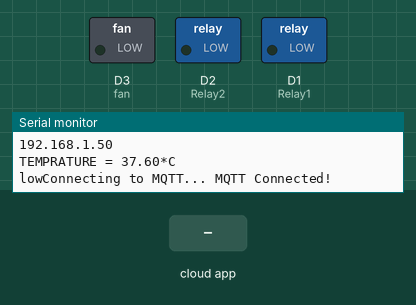
Simulated run of this sketch. Board: ESP8266 (NodeMCU). On the bench: switched loads named in the sketch (green lamp = pin HIGH), the last lines printed to the serial monitor. The inputs (shaded band) are chosen by the test bench. WiFi joins after 1.5 s; servers stay silent unless stated; no MQTT or app messages arrive unless stated.

Above: at 2.7 s.
2.8 s: the phone or cloud app sets relay1 to 1
At 3.1 s:
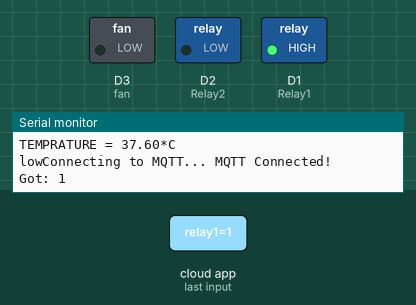
4.3 s: the phone or cloud app sets relay2 to 1
At 5.2 s:
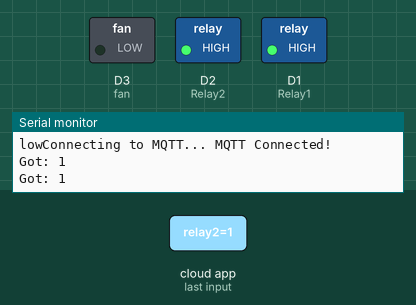
5.8 s: the phone or cloud app sets relay1 to 0
At 6.2 s:
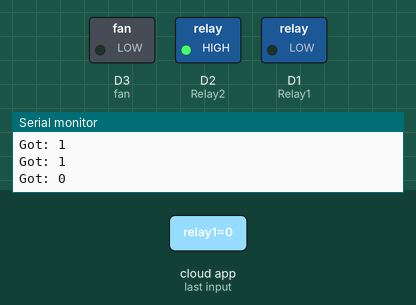
7.3 s: the phone or cloud app sets relay2 to 0
At 8.3 s:
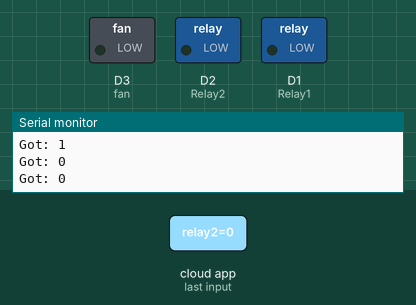
Timing chart, 0 to 9.8 s (numbered marks = the images above; inputs shaded):
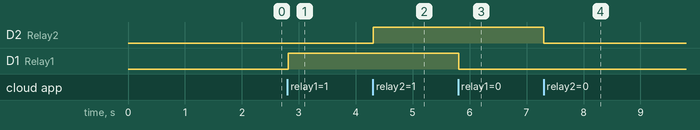

Measured:
- after the input at 2.8 s, D1 (Relay1): LOW → HIGH at once
- after the input at 4.3 s, D2 (Relay2): LOW → HIGH at once
- after the input at 5.8 s, D1 (Relay1): HIGH → LOW at once
- after the input at 7.3 s, D2 (Relay2): HIGH → LOW at once

The sketch:

home_automation_code.ino
```cpp
#include <ESP8266WiFi.h>
#include "Adafruit_MQTT.h"
#include "Adafruit_MQTT_Client.h"

int val;
int tempPin = A0;
int fan=D3;

float m = -0.6527; //Slope
float b = 1.30; //Y-Intercept
float R0 = 21.91;
int mq3 = A0;
double g;
int sensor = D4;
int sm=0;

#define Relay1            D1
#define Relay2            D2

#define WLAN_SSID       "Salil OnePlus"       // Your SSID
#define WLAN_PASS       "12345678"// Your password

/********* Adafruit.io Setup ***********/

#define AIO_SERVER      "io.adafruit.com" //Adafruit Server
#define AIO_SERVERPORT  1883
#define AIO_USERNAME    "wsalil"            // Username
#define AIO_KEY         "aio_wiUt159nnPtDOc11uInEzYFseYOQ"   // Auth Key

//WIFI CLIENT
WiFiClient client;

Adafruit_MQTT_Client mqtt(&client, AIO_SERVER, AIO_SERVERPORT, AIO_USERNAME, AIO_KEY);

Adafruit_MQTT_Subscribe Light1 = Adafruit_MQTT_Subscribe(&mqtt, AIO_USERNAME"/feeds/relay1"); // Feeds name should be same everywhere
Adafruit_MQTT_Subscribe Light2 = Adafruit_MQTT_Subscribe(&mqtt, AIO_USERNAME "/feeds/relay2");
//Adafruit_MQTT_Subscribe Light3 = Adafruit_MQTT_Subscribe(&mqtt, AIO_USERNAME "/feeds/relay3");

Adafruit_MQTT_Publish photocell = Adafruit_MQTT_Publish(&mqtt, AIO_USERNAME "/feeds/AValue");

void MQTT_connect();

void setup() {
  Serial.begin(115200);
  Serial.println("WiFi");
  pinMode(Relay1, OUTPUT);
  pinMode(Relay2, OUTPUT);
//  pinMode(Relay3, OUTPUT);
  pinMode(mq3,INPUT);
  pinMode(fan,OUTPUT);
  pinMode(sensor,INPUT_PULLUP);

  // Connect to WiFi access point.
  Serial.println(); Serial.println();
  Serial.print("Connecting to ");
  Serial.println(WLAN_SSID);

  WiFi.begin(WLAN_SSID, WLAN_PASS);
  while (WiFi.status() != WL_CONNECTED) {
    delay(500);
    Serial.print(".");
  }
  Serial.println();

  Serial.println("WiFi connected");
  Serial.println("IP address: ");
  Serial.println(WiFi.localIP());

  mqtt.subscribe(&Light1);
//  mqtt.subscribe(&Light3);
  mqtt.subscribe(&Light2);

}

uint32_t x=0;
void loop() {
 temp();
  MQTT_connect();


  Adafruit_MQTT_Subscribe *subscription;
  while ((subscription = mqtt.readSubscription(20000))) {
    if (subscription == &Light1) {
      Serial.print(F("Got: "));
      Serial.println((char *)Light1.lastread);
      int Light1_State = atoi((char *)Light1.lastread);
      digitalWrite(Relay1, Light1_State);

    }
    if (subscription == &Light2) {
      Serial.print(F("Got: "));
      Serial.println((char *)Light2.lastread);
      int Light2_State = atoi((char *)Light2.lastread);
      digitalWrite(Relay2, Light2_State);
    }
    /*if (subscription == &Light3) {
      Serial.print(F("Got: "));
      Serial.println((char *)Light3.lastread);
      int Light3_State = atoi((char *)Light3.lastread);
      digitalWrite(Relay3, Light3_State);
    }
    */

  }
Serial.print(F("\nSending photocell val "));
 Serial.print(x);
  Serial.print("...");
 if(!digitalRead(sensor)&&(!sm))
 {
  sm=1;
   if (! photocell.publish(1))
   {
    Serial.println(F("Failed"));
  } else
  {
    Serial.println(F("OK!"));
  }
 }
   if(!digitalRead(sensor)&&(sm))
 {
   sm=0;
   if (! photocell.publish(0))
   {
    Serial.println(F("Failed"));
  } else
  {
    Serial.println(F("OK!"));
  }
 }
delay(5000);

}

void MQTT_connect() {
  int8_t ret;

  if (mqtt.connected()) {
    return;
  }

  Serial.print("Connecting to MQTT... ");

  uint8_t retries = 3;

  while ((ret = mqtt.connect()) != 0) {
    Serial.println(mqtt.connectErrorString(ret));
    Serial.println("Retrying MQTT connection in 5 seconds...");
    mqtt.disconnect();
    delay(5000);
    retries--;
    if (retries == 0) {
      while (1);
    }
  }
  Serial.println("MQTT Connected!");

}

void mq3read()
{
    float sensor_volt; //Define variable for sensor voltage
  float RS_gas; //Define variable for sensor resistance
  float ratio; //Define variable for ratio
 int sensorValue = analogRead(mq3); //Read analog values of sensor
  sensor_volt = sensorValue*(5.0/1023.0); //Convert analog values to voltage
  RS_gas = ((5.0*10.0)/sensor_volt)-10.0; //Get value of RS in a gas
  ratio = RS_gas/R0;  // Get ratio RS_gas/RS_air
  double ppm_log = (log10(ratio)-b)/m; //Get ppm value in linear scale according to the the ratio value
  double ppm = pow(10, ppm_log); //Convert ppm value to log scale
  g=ppm;
}

void temp()
{
  val = analogRead(tempPin);
  float mv = ( val/1024.0)*5000;
  float cel = mv/10;
  float farh = (cel*9)/5 + 32;
  Serial.print("TEMPRATURE = ");
  Serial.print(cel);
  Serial.print("*C");
  Serial.println();
  delay(1000);
/* uncomment this to get temperature in farenhite
Serial.print("TEMPRATURE = ");
Serial.print(farh);
Serial.print("*F");
Serial.println();
*/


if (cel>=50)
{
  Serial.print("high");
  pinMode(fan,OUTPUT);
  digitalWrite(fan,HIGH);
}
else
{
  Serial.print("low");
  digitalWrite(fan,LOW);

}
}
```
